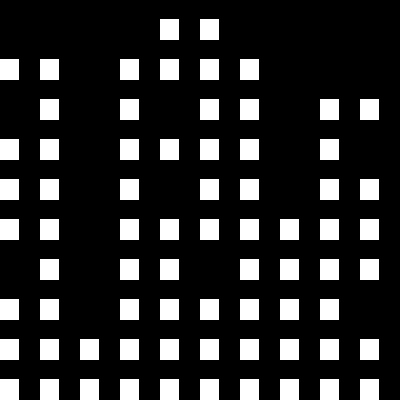

This is a level from a 2D game, rendered from its Tiled map with the project's own tilesets. A one-line summary and the map file follow, with tile-layer data summarised:
An orthogonal 10x10 tile map with 40x40 px tiles, 1 tile layer (Layer 1).

<map version="1.0" orientation="orthogonal" width="10" height="10" tilewidth="40" tileheight="40">
 <tileset firstgid="1" name="texture" tilewidth="40" tileheight="40" spacing="4" margin="4">
  <image source="texture.png" />
 </tileset>
 <layer name="Layer 1" width="10" height="10">
  <data>[100 cells, 72 non-empty, 1 distinct tile ids]</data>
 </layer>
</map>
